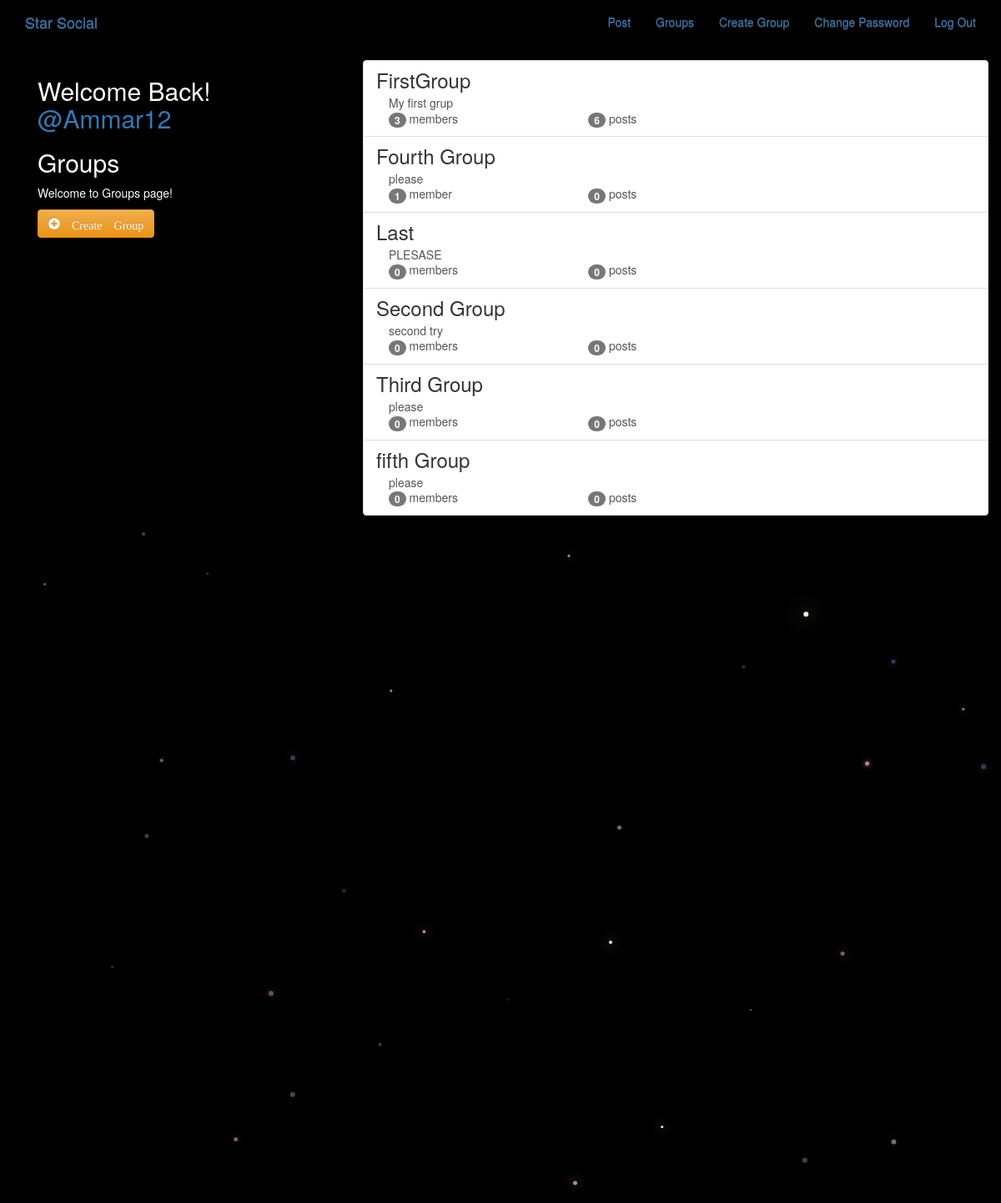
Screenshot of /groups/ (signed in) with the database file from the repository.
### groups/models.py (models this page shows, shortened)
class Group(models.Model):
    name = models.CharField(max_length=256 , unique=True) # unique cos dont want groups to have same names
    slug = models.SlugField(allow_unicode=True , unique=True) # unique so all url codes are diff for diff groups
    description = models.TextField(blank=True , default='') #  desc can be blank so black = true.. default value will be ''
    description_html = models.TextField(editable=False , default='' , blank=True) # is not editable.. can be blank
    members = models.ManyToManyField(User , through='GroupMember') # through GroupMember class
    class Meta():
        ordering = ['name']

### groups/views.py (the view)
# urls.py: path('' , views.ListGroups.as_view() , name='all') ,
class ListGroups(ListView):
    model = Group

### groups/templates/groups/group_list.html
{% extends "groups/group_base.html" %}
{% block pregroup %}
  <div class="col-md-4">
    <div class="content">
      {% if user.is_authenticated %}
        <h2> Welcome Back! <a href="{% url 'posts:for_user' username=user.username  %}"> @{{ user.username }} </a> </h2>
      {% endif %}
      <h2> Groups </h2>
      <p> Welcome to Groups page! </p>
    </div>
    {% if user.is_authenticated %}
      <a href="{% url 'groups:create' %}" class="btn btn-md btn-fill btn-warning">
        <span class="glyphicon glyphicon-plus-sign"> Create Group </span> </a>
    {% endif %}
  </div>
{% endblock %}
{% block group_content %}
  <div class="col-md-8">
    <div class="list-group">
      {% for group in object_list %}
        <a href="{% url 'groups:single' slug=group.slug %}" class="list-group-item">
            <h3 class="title list-group-item-heading"> {{group.name}} </h3>
            <div class="list-group-item-text container-fluid">
              {{ group.description|safe }}
              <div class="row">
                <div class="col-md-4">
                  <span class="badge"> {{group.members.count}} </span>
                  member{{ group.members.count|pluralize }}
                </div>
                <div class="col-md-4">
                  <span class="badge">{{ group.posts.count }}</span> post{{ group.posts.count|pluralize }}
                </div>
              </div>
            </div>
        </a>
      {% endfor %}
    </div>
  </div>
{% endblock %}

### static/simplesocial/css/master.css (style rules this page uses)
body { margin: 0; overflow: hidden; background-color: black; color:white; }

### rows the page displays
Group: name "FirstGroup", description "My first grup", members.count "3", posts.count "6"
Group: name "Fourth Group", description "please", members.count "1", posts.count "0"
Group: name "Last", description "PLESASE", members.count "0", posts.count "0"
Group: name "Second Group", description "second try", members.count "0", posts.count "0"
Group: name "Third Group", description "please", members.count "0", posts.count "0"
Group: name "fifth Group", description "please", members.count "0", posts.count "0"

### other values shown
{{ user.username }} "Ammar12"
